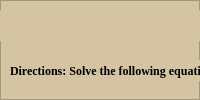
                <widget class="QWidget" name="calculationSubTest1to5">
                 <layout class="QVBoxLayout" name="verticalLayout_17">
                  <property name="spacing">
                   <number>0</number>
                  </property>
                  <property name="leftMargin">
                   <number>0</number>
                  </property>
                  <property name="topMargin">
                   <number>0</number>
                  </property>
                  <property name="rightMargin">
                   <number>0</number>
                  </property>
                  <property name="bottomMargin">
                   <number>0</number>
                  </property>
                  <item>
                   <widget class="QFrame" name="frame_24">
                    <property name="styleSheet">
                     <string notr="true">background-color: #d5c4a1;
</string>
                    </property>
                    <property name="frameShape">
                     <enum>QFrame::StyledPanel</enum>
                    </property>
                    <property name="frameShadow">
                     <enum>QFrame::Raised</enum>
                    </property>
                    <widget class="QPushButton" name="pushButton_3">
                     <property name="geometry">
                      <rect>
                       <x>590</x>
                       <y>410</y>
                       <width>81</width>
                       <height>21</height>
                      </rect>
                     </property>
                     <property name="font">
                      <font>
                       <pointsize>8</pointsize>
                       <weight>75</weight>
                       <bold>true</bold>
                       <kerning>true</kerning>
                      </font>
                     </property>
                     <property name="cursor">
                      <cursorShape>PointingHandCursor</cursorShape>
                     </property>
                     <property name="acceptDrops">
                      <bool>false</bool>
                     </property>
                     <property name="styleSheet">
                      <string notr="true">background-color: rgb(180, 203, 253);
border-radius: 10px;</string>
                     </property>
                     <property name="text">
                      <string>Next</string>
                     </property>
                     <property name="icon">
                      <iconset resource="icons.qrc">
                       <normaloff>:/icons/1CON/chevron-right.svg</normaloff>:/icons/1CON/chevron-right.svg</iconset>
                     </property>
                     <property name="iconSize">
                      <size>
                       <width>24</width>
                       <height>24</height>
                      </size>
                     </property>
                     <property name="autoDefault">
                      <bool>false</bool>
                     </property>
                    </widget>
                    <widget class="QLabel" name="label_25">
                     <property name="geometry">
                      <rect>
                       <x>10</x>
                       <y>60</y>
                       <width>281</width>
                       <height>21</height>
                      </rect>
                     </property>
                     <property name="font">
                      <font>
                       <family>Times New Roman</family>
                       <pointsize>9</pointsize>
                       <weight>75</weight>
                       <bold>true</bold>
                       <underline>false</underline>
                      </font>
                     </property>
                     <property name="mouseTracking">
                      <bool>false</bool>
                     </property>
                     <property name="text">
                      <string>Directions: Solve the following equations.</string>
                     </property>
                    </widget>
                    <widget class="QFrame" name="frame_25">
                     <property name="geometry">
                      <rect>
                       <x>10</x>
                       <y>110</y>
                       <width>661</width>
                       <height>41</height>
                      </rect>
                     </property>
                     <property name="styleSheet">
                      <string notr="true">background-color: #ebdbb2;
border-radius: 10px;</string>
                     </property>
                     <property name="frameShape">
                      <enum>QFrame::StyledPanel</enum>
                     </property>
                     <property name="frameShadow">
                      <enum>QFrame::Raised</enum>
                     </property>
                     <widget class="QLineEdit" name="lineEdit_2">
                      <property name="geometry">
                       <rect>
                        <x>90</x>
                        <y>0</y>
                        <width>571</width>
                        <height>41</height>
                       </rect>
                      </property>
                      <property name="font">
                       <font>
                        <pointsize>10</pointsize>
                       </font>
                      </property>
                      <property name="toolTip">
                       <string/>
                      </property>
                      <property name="styleSheet">
                       <string notr="true">QLineEdit {
	border: 2px solid #FFFFFF;
}

QLineEdit:focus{
	border: 2px solid #000000
}</string>
                      </property>
                      <property name="frame">
                       <bool>true</bool>
                      </property>
                      <property name="cursorPosition">
                       <number>0</number>
                      </property>
                      <property name="alignment">
                       <set>Qt::AlignLeading|Qt::AlignLeft|Qt::AlignVCenter</set>
                      </property>
                      <property name="clearButtonEnabled">
                       <bool>true</bool>
                      </property>
                     </widget>
                     <widget class="QLabel" name="label_23">
                      <property name="geometry">
                       <rect>
                        <x>10</x>
                        <y>10</y>
                        <width>71</width>
                        <height>21</height>
                       </rect>
                      </property>
                      <property name="text">
                       <string>1. 525 + 6 = </string>
                      </property>
                     </widget>
                    </widget>
                    <widget class="QFrame" name="frame_26">
                     <property name="geometry">
                      <rect>
                       <x>10</x>
                       <y>170</y>
                       <width>661</width>
                       <height>41</height>
                      </rect>
                     </property>
                     <property name="styleSheet">
                      <string notr="true">background-color: rgb(218, 229, 255);
border-radius: 10px;</string>
                     </property>
                     <property name="frameShape">
                      <enum>QFrame::StyledPanel</enum>
                     </property>
                     <property name="frameShadow">
                      <enum>QFrame::Raised</enum>
                     </property>
                     <widget class="QLineEdit" name="lineEdit_3">
                      <property name="geometry">
                       <rect>
                        <x>90</x>
                        <y>0</y>
                        <width>571</width>
                        <height>41</height>
                       </rect>
                      </property>
                      <property name="font">
                       <font>
                        <pointsize>10</pointsize>
                       </font>
                      </property>
                      <property name="toolTip">
                       <string/>
                      </property>
                      <property name="styleSheet">
                       <string notr="true">QLineEdit {
	border: 2px solid #FFFFFF;
}

QLineEdit:focus{
	border: 2px solid #000000
}</string>
                      </property>
                      <property name="frame">
                       <bool>true</bool>
                      </property>
                      <property name="cursorPosition">
                       <number>0</number>
                      </property>
                      <property name="alignment">
                       <set>Qt::AlignLeading|Qt::AlignLeft|Qt::AlignVCenter</set>
                      </property>
                      <property name="clearButtonEnabled">
                       <bool>true</bool>
                      </property>
                     </widget>
                     <widget class="QLabel" name="label_26">
                      <property name="geometry">
                       <rect>
                        <x>10</x>
                        <y>10</y>
                        <width>71</width>
                        <height>21</height>
                       </rect>
                      </property>
                      <property name="text">
                       <string>2. 42 + 9 = </string>
                      </property>
                     </widget>
                    </widget>
                    <widget class="QFrame" name="frame_27">
                     <property name="geometry">
                      <rect>
                       <x>10</x>
                       <y>230</y>
                       <width>661</width>
                       <height>41</height>
                      </rect>
                     </property>
                     <property name="styleSheet">
                      <string notr="true">background-color: rgb(218, 229, 255);
border-radius: 10px;</string>
                     </property>
                     <property name="frameShape">
                      <enum>QFrame::StyledPanel</enum>
                     </property>
                     <property name="frameShadow">
                      <enum>QFrame::Raised</enum>
                     </property>
                     <widget class="QLineEdit" name="lineEdit_4">
                      <property name="geometry">
                       <rect>
                        <x>90</x>
                        <y>0</y>
                        <width>571</width>
                        <height>41</height>
                       </rect>
                      </property>
                      <property name="font">
                       <font>
                        <pointsize>10</pointsize>
                       </font>
                      </property>
                      <property name="toolTip">
                       <string/>
                      </property>
                      <property name="styleSheet">
                       <string notr="true">QLineEdit {
	border: 2px solid #FFFFFF;
}

QLineEdit:focus{
	border: 2px solid #000000
}</string>
                      </property>
                      <property name="frame">
                       <bool>true</bool>
                      </property>
                      <property name="cursorPosition">
                       <number>0</number>
                      </property>
                      <property name="alignment">
                       <set>Qt::AlignLeading|Qt::AlignLeft|Qt::AlignVCenter</set>
                      </property>
                      <property name="clearButtonEnabled">
                       <bool>true</bool>
                      </property>
                     </widget>
                     <widget class="QLabel" name="label_27">
                      <property name="geometry">
                       <rect>
                        <x>10</x>
                        <y>10</y>
                        <width>71</width>
                        <height>21</height>
                       </rect>
                      </property>
                      <property name="text">
                       <string>3. 98 - 81 = </string>
                      </property>
                     </widget>
                    </widget>
                    <widget class="QFrame" name="frame_28">
                     <property name="geometry">
                      <rect>
                       <x>10</x>
                       <y>290</y>
                       <width>661</width>
                       <height>41</height>
                      </rect>
                     </property>
                     <property name="styleSheet">
                      <string notr="true">background-color: rgb(218, 229, 255);
border-radius: 10px;</string>
                     </property>
                     <property name="frameShape">
                      <enum>QFrame::StyledPanel</enum>
                     </property>
                     <property name="frameShadow">
                      <enum>QFrame::Raised</enum>
                     </property>
                     <widget class="QLabel" name="label_28">
                      <property name="geometry">
                       <rect>
                        <x>10</x>
                        <y>10</y>
                        <width>71</width>
                        <height>21</height>
                       </rect>
                      </property>
                      <property name="text">
                       <string>4. 66 - 16 = </string>
                      </property>
                     </widget>
                     <widget class="QLineEdit" name="lineEdit_5">
                      <property name="geometry">
                       <rect>
                        <x>90</x>
                        <y>0</y>
                        <width>571</width>
                        <height>41</height>
                       </rect>
                      </property>
                      <property name="font">
                       <font>
                        <pointsize>10</pointsize>
                       </font>
                      </property>
                      <property name="toolTip">
                       <string/>
                      </property>
                      <property name="styleSheet">
                       <string notr="true">QLineEdit {
	border: 2px solid #FFFFFF;
}

QLineEdit:focus{
	border: 2px solid #000000
}</string>
                      </property>
                      <property name="frame">
                       <bool>true</bool>
                      </property>
                      <property name="cursorPosition">
                       <number>0</number>
                      </property>
                      <property name="alignment">
                       <set>Qt::AlignLeading|Qt::AlignLeft|Qt::AlignVCenter</set>
                      </property>
                      <property name="clearButtonEnabled">
                       <bool>true</bool>
                      </property>
                     </widget>
                    </widget>
                    <widget class="QFrame" name="frame_29">
                     <property name="geometry">
                      <rect>
                       <x>10</x>
                       <y>350</y>
                       <width>661</width>
                       <height>41</height>
                      </rect>
                     </property>
                     <property name="styleSheet">
                      <string notr="true">background-color: rgb(218, 229, 255);
border-radius: 10px;</string>
                     </property>
                     <property name="frameShape">
                      <enum>QFrame::StyledPanel</enum>
                     </property>
                     <property name="frameShadow">
                      <enum>QFrame::Raised</enum>
                     </property>
                     <widget class="QLineEdit" name="lineEdit_6">
                      <property name="geometry">
                       <rect>
                        <x>90</x>
                        <y>0</y>
                        <width>571</width>
                        <height>41</height>
                       </rect>
                      </property>
                      <property name="font">
                       <font>
                        <pointsize>10</pointsize>
                       </font>
                      </property>
                      <property name="toolTip">
                       <string/>
                      </property>
                      <property name="styleSheet">
                       <string notr="true">QLineEdit {
	border: 2px solid #FFFFFF;
}

QLineEdit:focus{
	border: 2px solid #000000
}</string>
                      </property>
                      <property name="frame">
                       <bool>true</bool>
                      </property>
                      <property name="cursorPosition">
                       <number>0</number>
                      </property>
                      <property name="alignment">
                       <set>Qt::AlignLeading|Qt::AlignLeft|Qt::AlignVCenter</set>
                      </property>
                      <property name="clearButtonEnabled">
                       <bool>true</bool>
                      </property>
                     </widget>
                     <widget class="QLabel" name="label_29">
                      <property name="geometry">
                       <rect>
                        <x>10</x>
                        <y>10</y>
                        <width>71</width>
                        <height>21</height>
                       </rect>
                      </property>
                      <property name="text">
                       <string>5. 11 x 7 =</string>
                      </property>
                     </widget>
                    </widget>
                    <widget class="QLabel" name="label_30">
                     <property name="geometry">
                      <rect>
                       <x>0</x>
                       <y>10</y>
                       <width>681</width>
                       <height>31</height>
                      </rect>
                     </property>
                     <property name="font">
                      <font>
                       <family>Times New Roman</family>
                       <pointsize>14</pointsize>
                       <weight>75</weight>
                       <bold>true</bold>
                       <underline>false</underline>
                      </font>
                     </property>
                     <property name="mouseTracking">
                      <bool>false</bool>
                     </property>
                     <property name="text">
                      <string>Calculation Sub Test</string>
                     </property>
                     <property name="alignment">
                      <set>Qt::AlignCenter</set>
                     </property>
                    </widget>
                   </widget>
                  </item>
                 </layout>
                </widget>
